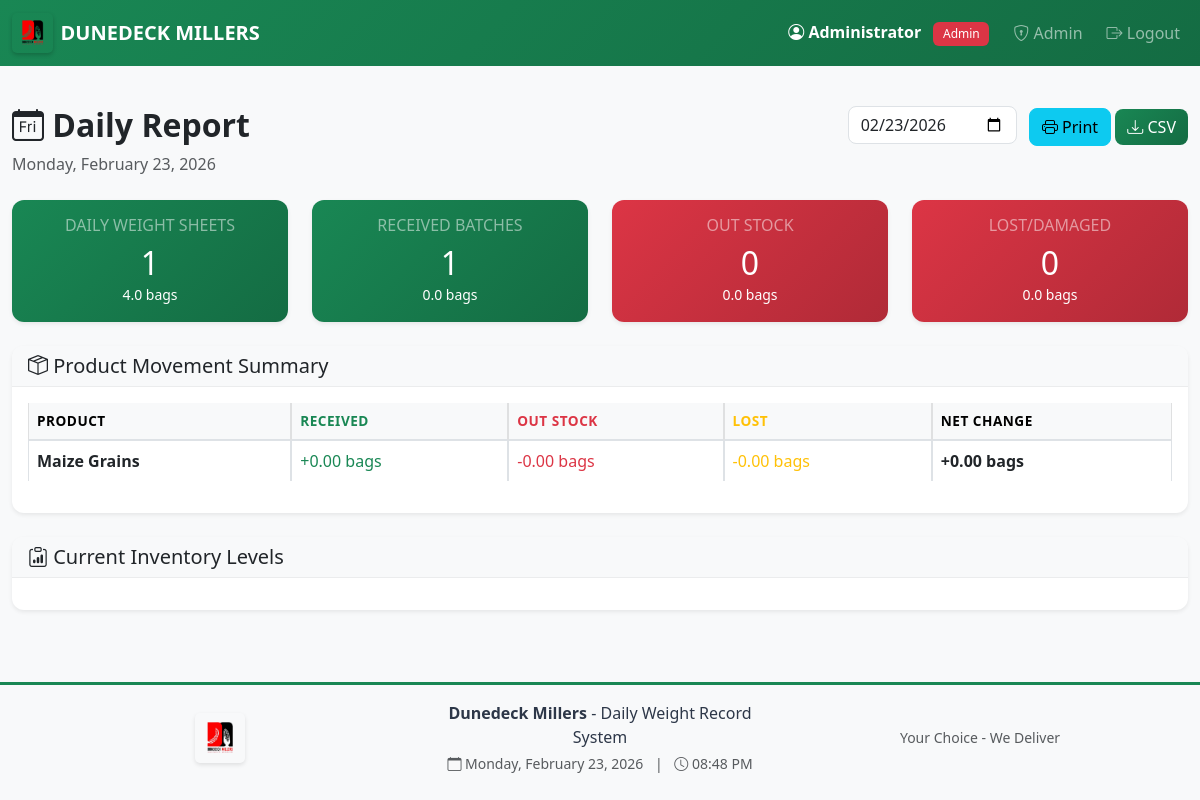
Before: /reports/daily (signed in) with the older database file.
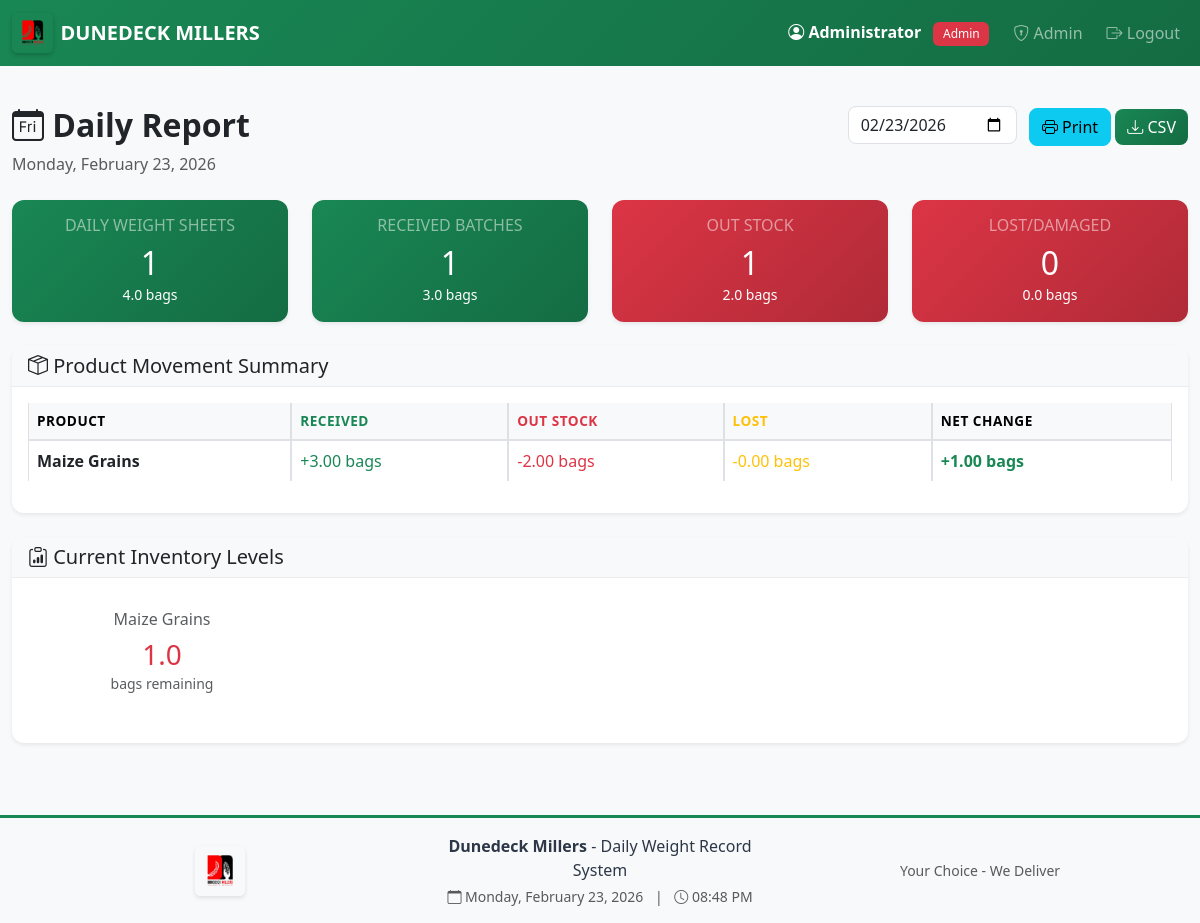
After: the same page with the newer database file.
### app.py (models this page shows, shortened)
class IntakeSheet(db.Model):
    id = db.Column(db.Integer, primary_key=True)
    sheet_date = db.Column(db.Date, nullable=False, default=date.today)
    product_type = db.Column(db.String(50), nullable=False)  # Maize Grains, Maize Germ, Animal Feeds, Other
    sheet_type = db.Column(db.String(20), nullable=False, default='daily')  # 'daily', 'received', 'outstock', 'lost'
    worker_id = db.Column(db.Integer, db.ForeignKey('user.id'), nullable=False)
    authorized_by_id = db.Column(db.Integer, db.ForeignKey('user.id'))
    destination = db.Column(db.String(200))
    purpose = db.Column(db.String(200))
    authorization_status = db.Column(db.String(20), default='pending')  # 'pending', 'authorized', 'rejected'
    status = db.Column(db.String(20), default='In Progress')  # 'In Progress', 'Closed'
    created_at = db.Column(db.DateTime, nullable=False, default=datetime.utcnow)
    closed_at = db.Column(db.DateTime)
    entries = db.relationship('IntakeEntry', backref='sheet', lazy=True, cascade='all, delete-orphan')
    authorized_by = db.relationship('User', foreign_keys=[authorized_by_id])

class InventorySummary(db.Model):
    id = db.Column(db.Integer, primary_key=True)
    product_type = db.Column(db.String(50), unique=True, nullable=False)
    total_received_bags = db.Column(db.Float, default=0)
    total_outstock_bags = db.Column(db.Float, default=0)
    total_lost_bags = db.Column(db.Float, default=0)
    remaining_bags = db.Column(db.Float, default=0)
    last_updated = db.Column(db.DateTime, default=datetime.utcnow)
    def is_critical_stock(self):
        return self.remaining_bags < 20

### app.py (the view)
@app.route('/reports/daily')
@login_required
def daily_report():
    if current_user.role not in ['manager', 'director', 'admin']:
        flash('Access denied. Manager or Director privileges required.', 'danger')
        return redirect(url_for('dashboard'))
    date_str = request.args.get('date', date.today().isoformat())
    try:
        report_date = datetime.strptime(date_str, '%Y-%m-%d').date()
    except:
        report_date = date.today()
    sheets = IntakeSheet.query.filter_by(sheet_date=report_date).all()
    stats = {
        'daily': {'count': 0, 'cages': 0, 'weight': 0, 'bags': 0},
        'received': {'count': 0, 'cages': 0, 'weight': 0, 'bags': 0},
        'outstock': {'count': 0, 'cages': 0, 'weight': 0, 'bags': 0},
        'lost': {'count': 0, 'cages': 0, 'weight': 0, 'bags': 0}
    }
    product_stats = {}
    for sheet in sheets:
        sheet_type = sheet.sheet_type
        product = sheet.product_type
        if product in ['Maize Grains', 'Maize Germ']:
            bag_weight = 90
        else:
            bag_weight = 50
        total_cages = len(sheet.entries)
        total_weight = sum(entry.weight for entry in sheet.entries)
        total_bags = total_weight / bag_weight if bag_weight > 0 else 0
        stats[sheet_type]['count'] += 1
        stats[sheet_type]['cages'] += total_cages
        stats[sheet_type]['weight'] += total_weight
        stats[sheet_type]['bags'] += total_bags
        if product not in product_stats:
            product_stats[product] = {'received': 0, 'outstock': 0, 'lost': 0, 'net': 0}
        if sheet_type == 'received':
            product_stats[product]['received'] += total_bags
        elif sheet_type == 'outstock':
            product_stats[product]['outstock'] += total_bags
        elif sheet_type == 'lost':
            product_stats[product]['lost'] += total_bags
        product_stats[product]['net'] = (
            product_stats[product]['received'] -
            product_stats[product]['outstock'] -
            product_stats[product]['lost']
        )
    inventories = InventorySummary.query.all()
    summary_cards = [
        {'title': 'DAILY WEIGHT SHEETS', 'value': stats['daily']['count'],
         'subtitle': f"{stats['daily']['bags']:.1f} bags", 'color': 'primary'},
        {'title': 'RECEIVED BATCHES', 'value': stats['received']['count'],
         'subtitle': f"{stats['received']['bags']:.1f} bags", 'color': 'success'},
        {'title': 'OUT STOCK', 'value': stats['outstock']['count'],
         'subtitle': f"{stats['outstock']['bags']:.1f} bags", 'color': 'danger'},
        {'title': 'LOST/DAMAGED', 'value': stats['lost']['count'],
         'subtitle': f"{stats['lost']['bags']:.1f} bags", 'color': 'warning'}
    ]
    return render_template('reports/universal_report.html',
                         report_type='daily',
                         report_title='Daily Report',
                         report_subtitle=report_date.strftime('%A, %B %d, %Y'),
                         report_icon='calendar-day',
                         report_date=report_date,
                         summary_cards=summary_cards,
                         product_stats=product_stats,
                         inventories=inventories,
                         export_url=url_for('export_csv', date=report_date.strftime('%Y-%m-%d')))

### app.py (called while the page is built)
@login_manager.user_loader
def load_user(user_id):
    return db.session.get(User, int(user_id))

### templates/reports/universal_report.html (shortened to what the changed rows need)
{% extends "base.html" %}
{% block content %}
<div class="row mb-4 no-print">
    <div class="col-md-8">
        <h2 class="fw-bold">
            <i class="bi bi-{{ report_icon }}"></i> {{ report_title }}
        </h2>
    </div>
</div>
<div class="row mb-4">
    {% for card in summary_cards %}
    <div class="col-md-{{ 12 // summary_cards|length }}">
        <div class="card bg-{{ card.color }} text-white shadow-sm">
            <div class="card-body text-center">
                <h6 class="text-white-50">{{ card.title }}</h6>
                <h2 class="mb-0">{{ card.value }}</h2>
                {% if card.subtitle %}
                <small>{{ card.subtitle }}</small>
                {% endif %}
            </div>
        </div>
    </div>
    {% endfor %}
</div>
{% if report_type == 'daily' %}
<div class="card shadow-sm mb-4">
    <div class="card-body">
        <div class="table-responsive">
            <table class="table table-bordered table-hover">
                <thead class="table-light">
                    <tr>
                        <th>Product</th>
                        <th class="text-success">Received</th>
                        <th class="text-danger">Out Stock</th>
                        <th class="text-warning">Lost</th>
                        <th class="fw-bold">Net Change</th>
                    </tr>
                </thead>
                <tbody>
                    {% for product, data in product_stats.items() %}
                    <tr>
                        <td class="fw-semibold">{{ product }}</td>
                        <td class="text-success">+{{ "%.2f"|format(data.received) }} bags</td>
                        <td class="text-danger">-{{ "%.2f"|format(data.outstock) }} bags</td>
                        <td class="text-warning">-{{ "%.2f"|format(data.lost) }} bags</td>
                        <td class="fw-bold {% if data.net > 0 %}text-success{% elif data.net < 0 %}text-danger{% endif %}">
                            {{ "%+.2f"|format(data.net) }} bags
                        </td>
                    </tr>
                    {% endfor %}
                </tbody>
            </table>
        </div>
    </div>
</div>
{% endif %}
<div class="card shadow-sm">
    <div class="card-body">
        <div class="row">
            {% for inv in inventories %}
            <div class="col-md-6 col-lg-3 mb-3">
                <div class="card {% if inv.is_critical_stock() %}border-danger{% elif inv.is_low_stock() %}border-warning{% endif %}">
                    <div class="card-body text-center">
                        <h6 class="text-muted">{{ inv.product_type }}</h6>
                        <h3 class="mb-0 {% if inv.is_critical_stock() %}text-danger{% elif inv.is_low_stock() %}text-warning{% else %}text-success{% endif %}">
                            {{ "%.1f"|format(inv.remaining_bags) }}
                        </h3>
                        <small class="text-muted">bags remaining</small>
                    </div>
                </div>
            </div>
            {% endfor %}
        </div>
    </div>
</div>
{% endblock %}

Changed rows visible on the page:
computed for IntakeSheet "Maize Grains": received "0.00" → "3.00"; outstock "0.00" → "2.00"; net "+0.00" → "+1.00"
added InventorySummary: product_type "Maize Grains", remaining_bags "1.0"
Other visible differences:
new list line: "RECEIVED BATCHES 1 3.0 bags"
new list line: "OUT STOCK 1 2.0 bags"
list line gone: "RECEIVED BATCHES 1 0.0 bags"
list line gone: "OUT STOCK 0 0.0 bags"
